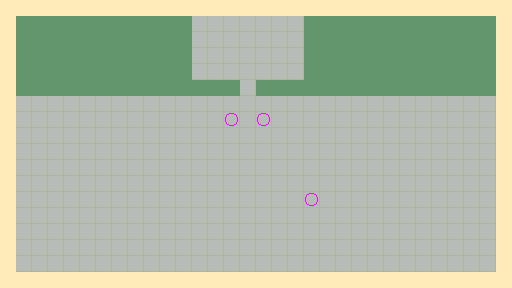

This is a level from a 2D game, rendered from its Tiled map with the project's own tilesets. A one-line summary and the complete map file follow:
An orthogonal 32x18 tile map with 16x16 px tiles, 2 tile layers (Floor, Walls) and 6 objects (2x Quball, Laser, Door, Goal, Player).

<map version="1.2" tiledversion="1.2.4" orientation="orthogonal" renderorder="right-down" width="32" height="18" tilewidth="16" tileheight="16" infinite="0" nextlayerid="8" nextobjectid="17">
 <properties>
  <property name="Gates" value="X 5" />
 </properties>
 <tileset firstgid="1" name="spritesheet" tilewidth="16" tileheight="16" tilecount="16" columns="4">
  <image source="sprites/spritesheet.png" width="64" height="64" />
 </tileset>
 <layer id="3" name="Floor" width="32" height="18">
  <data encoding="csv">
0,0,0,0,0,0,0,0,0,0,0,0,0,0,0,0,0,0,0,0,0,0,0,0,0,0,0,0,0,0,0,0,
0,8,8,8,8,8,8,8,8,8,8,8,8,8,8,8,8,8,8,8,8,8,8,8,8,8,8,8,8,8,8,0,
0,8,8,8,8,8,8,8,8,8,8,8,8,8,8,8,8,8,8,8,8,8,8,8,8,8,8,8,8,8,8,0,
0,8,8,8,8,8,8,8,8,8,8,8,8,8,8,8,8,8,8,8,8,8,8,8,8,8,8,8,8,8,8,0,
0,8,8,8,8,8,8,8,8,8,8,8,8,8,8,8,8,8,8,8,8,8,8,8,8,8,8,8,8,8,8,0,
0,8,8,8,8,8,8,8,8,8,8,8,8,8,8,8,8,8,8,8,8,8,8,8,8,8,8,8,8,8,8,0,
0,8,8,8,8,8,8,8,8,8,8,8,8,8,8,8,8,8,8,8,8,8,8,8,8,8,8,8,8,8,8,0,
0,8,8,8,8,8,8,8,8,8,8,8,8,8,16,8,16,8,8,8,8,8,8,8,8,8,8,8,8,8,8,0,
0,8,8,8,8,8,8,8,8,8,8,8,8,8,8,8,8,8,8,8,8,8,8,8,8,8,8,8,8,8,8,0,
0,8,8,8,8,8,8,8,8,8,8,8,8,8,8,8,8,8,8,8,8,8,8,8,8,8,8,8,8,8,8,0,
0,8,8,8,8,8,8,8,8,8,8,8,8,8,8,8,8,8,8,8,8,8,8,8,8,8,8,8,8,8,8,0,
0,8,8,8,8,8,8,8,8,8,8,8,8,8,8,8,8,8,8,8,8,8,8,8,8,8,8,8,8,8,8,0,
0,8,8,8,8,8,8,8,8,8,8,8,8,8,8,8,8,8,8,16,8,8,8,8,8,8,8,8,8,8,8,0,
0,8,8,8,8,8,8,8,8,8,8,8,8,8,8,8,8,8,8,8,8,8,8,8,8,8,8,8,8,8,8,0,
0,8,8,8,8,8,8,8,8,8,8,8,8,8,8,8,8,8,8,8,8,8,8,8,8,8,8,8,8,8,8,0,
0,8,8,8,8,8,8,8,8,8,8,8,8,8,8,8,8,8,8,8,8,8,8,8,8,8,8,8,8,8,8,0,
0,8,8,8,8,8,8,8,8,8,8,8,8,8,8,8,8,8,8,8,8,8,8,8,8,8,8,8,8,8,8,0,
0,0,0,0,0,0,0,0,0,0,0,0,0,0,0,0,0,0,0,0,0,0,0,0,0,0,0,0,0,0,0,0
</data>
 </layer>
 <layer id="2" name="Walls" width="32" height="18">
  <properties>
   <property name="Collision" type="bool" value="true" />
  </properties>
  <data encoding="csv">
13,13,13,13,13,13,13,13,13,13,13,13,13,13,13,13,13,13,13,13,13,13,13,13,13,13,13,13,13,13,13,13,
13,1,1,1,1,1,1,1,1,1,1,1,0,0,0,0,0,0,0,1,1,1,1,1,1,1,1,1,1,1,1,13,
13,1,1,1,1,1,1,1,1,1,1,1,0,0,0,0,0,0,0,1,1,1,1,1,1,1,1,1,1,1,1,13,
13,1,1,1,1,1,1,1,1,1,1,1,0,0,0,0,0,0,0,1,1,1,1,1,1,1,1,1,1,1,1,13,
13,1,1,1,1,1,1,1,1,1,1,1,0,0,0,0,0,0,0,1,1,1,1,1,1,1,1,1,1,1,1,13,
13,1,1,1,1,1,1,1,1,1,1,1,1,1,1,0,1,1,1,1,1,1,1,1,1,1,1,1,1,1,1,13,
13,0,0,0,0,0,0,0,0,0,0,0,0,0,0,0,0,0,0,0,0,0,0,0,0,0,0,0,0,0,0,13,
13,0,0,0,0,0,0,0,0,0,0,0,0,0,0,0,0,0,0,0,0,0,0,0,0,0,0,0,0,0,0,13,
13,0,0,0,0,0,0,0,0,0,0,0,0,0,0,0,0,0,0,0,0,0,0,0,0,0,0,0,0,0,0,13,
13,0,0,0,0,0,0,0,0,0,0,0,0,0,0,0,0,0,0,0,0,0,0,0,0,0,0,0,0,0,0,13,
13,0,0,0,0,0,0,0,0,0,0,0,0,0,0,0,0,0,0,0,0,0,0,0,0,0,0,0,0,0,0,13,
13,0,0,0,0,0,0,0,0,0,0,0,0,0,0,0,0,0,0,0,0,0,0,0,0,0,0,0,0,0,0,13,
13,0,0,0,0,0,0,0,0,0,0,0,0,0,0,0,0,0,0,0,0,0,0,0,0,0,0,0,0,0,0,13,
13,0,0,0,0,0,0,0,0,0,0,0,0,0,0,0,0,0,0,0,0,0,0,0,0,0,0,0,0,0,0,13,
13,0,0,0,0,0,0,0,0,0,0,0,0,0,0,0,0,0,0,0,0,0,0,0,0,0,0,0,0,0,0,13,
13,0,0,0,0,0,0,0,0,0,0,0,0,0,0,0,0,0,0,0,0,0,0,0,0,0,0,0,0,0,0,13,
13,0,0,0,0,0,0,0,0,0,0,0,0,0,0,0,0,0,0,0,0,0,0,0,0,0,0,0,0,0,0,13,
13,13,13,13,13,13,13,13,13,13,13,13,13,13,13,13,13,13,13,13,13,13,13,13,13,13,13,13,13,13,13,13
</data>
 </layer>
 <objectgroup id="5" name="Environment">
  <object id="7" name="CNOT" type="Laser" x="311.5" y="188">
   <properties>
    <property name="Control" value="(19, 12)" />
    <property name="Direction" value="Up" />
    <property name="Gate" value="X" />
   </properties>
   <point />
  </object>
  <object id="10" name="Door" type="Door" x="248.5" y="90.5">
   <properties>
    <property name="Controls">(14, 7)
(16, 7)</property>
   </properties>
   <point />
  </object>
  <object id="15" name="Goal" type="Goal" x="248" y="43">
   <properties>
    <property name="Next Level" type="file" value="level3.tmx" />
    <property name="Requires" type="int" value="3" />
   </properties>
   <point />
  </object>
 </objectgroup>
 <objectgroup id="7" name="Player">
  <object id="3" name="Player" type="Player" x="184.5" y="188.5">
   <point />
  </object>
 </objectgroup>
 <objectgroup id="6" name="Quballs">
  <object id="5" name="Quball |1&gt;" type="Quball" x="312" y="235">
   <point />
  </object>
  <object id="6" name="Quball |0&gt;" type="Quball" x="310.5" y="141.5">
   <point />
  </object>
 </objectgroup>
</map>
